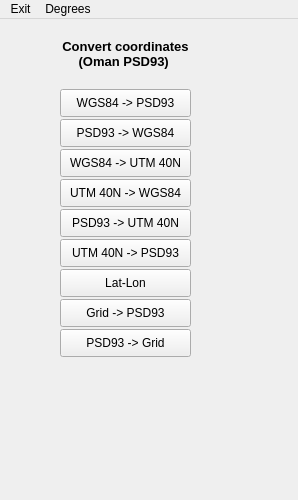
<?xml version="1.0" encoding="UTF-8"?>
<ui version="4.0">
 <class>MainWindow</class>
 <widget class="QMainWindow" name="MainWindow">
  <property name="geometry">
   <rect>
    <x>0</x>
    <y>0</y>
    <width>298</width>
    <height>500</height>
   </rect>
  </property>
  <property name="windowTitle">
   <string>Convert coordinates</string>
  </property>
  <widget class="QWidget" name="centralwidget">
   <property name="enabled">
    <bool>true</bool>
   </property>
   <widget class="QPushButton" name="pb3_wgs84_utm40">
    <property name="geometry">
     <rect>
      <x>60</x>
      <y>130</y>
      <width>131</width>
      <height>28</height>
     </rect>
    </property>
    <property name="text">
     <string>WGS84 -&gt; UTM 40N</string>
    </property>
   </widget>
   <widget class="QPushButton" name="pb2_psd93_wgs84">
    <property name="geometry">
     <rect>
      <x>60</x>
      <y>100</y>
      <width>131</width>
      <height>28</height>
     </rect>
    </property>
    <property name="text">
     <string>PSD93 -&gt; WGS84</string>
    </property>
   </widget>
   <widget class="QPushButton" name="pb5_psd93_utm40">
    <property name="geometry">
     <rect>
      <x>60</x>
      <y>190</y>
      <width>131</width>
      <height>28</height>
     </rect>
    </property>
    <property name="text">
     <string>PSD93 -&gt; UTM 40N</string>
    </property>
   </widget>
   <widget class="QPushButton" name="pb4_utm40_wgs84">
    <property name="geometry">
     <rect>
      <x>60</x>
      <y>160</y>
      <width>131</width>
      <height>28</height>
     </rect>
    </property>
    <property name="text">
     <string>UTM 40N -&gt; WGS84</string>
    </property>
   </widget>
   <widget class="QPushButton" name="pb8_grid_psd93">
    <property name="geometry">
     <rect>
      <x>60</x>
      <y>280</y>
      <width>131</width>
      <height>28</height>
     </rect>
    </property>
    <property name="text">
     <string>Grid -&gt; PSD93</string>
    </property>
   </widget>
   <widget class="QPushButton" name="pb6_utm40_psd93">
    <property name="geometry">
     <rect>
      <x>60</x>
      <y>220</y>
      <width>131</width>
      <height>28</height>
     </rect>
    </property>
    <property name="text">
     <string>UTM 40N -&gt; PSD93</string>
    </property>
   </widget>
   <widget class="QPushButton" name="pb9_psd93_grid">
    <property name="geometry">
     <rect>
      <x>60</x>
      <y>310</y>
      <width>131</width>
      <height>28</height>
     </rect>
    </property>
    <property name="text">
     <string>PSD93 -&gt; Grid</string>
    </property>
   </widget>
   <widget class="QPushButton" name="pb1_wgs84_psd93">
    <property name="geometry">
     <rect>
      <x>60</x>
      <y>70</y>
      <width>131</width>
      <height>28</height>
     </rect>
    </property>
    <property name="text">
     <string>WGS84 -&gt; PSD93</string>
    </property>
    <property name="default">
     <bool>false</bool>
    </property>
    <property name="flat">
     <bool>false</bool>
    </property>
   </widget>
   <widget class="QPushButton" name="pb7_lon_lat">
    <property name="geometry">
     <rect>
      <x>60</x>
      <y>250</y>
      <width>131</width>
      <height>28</height>
     </rect>
    </property>
    <property name="text">
     <string>Lat-Lon</string>
    </property>
   </widget>
   <widget class="QLabel" name="label">
    <property name="enabled">
     <bool>true</bool>
    </property>
    <property name="geometry">
     <rect>
      <x>20</x>
      <y>10</y>
      <width>211</width>
      <height>51</height>
     </rect>
    </property>
    <property name="font">
     <font>
      <pointsize>10</pointsize>
      <weight>75</weight>
      <bold>true</bold>
      <kerning>false</kerning>
     </font>
    </property>
    <property name="mouseTracking">
     <bool>true</bool>
    </property>
    <property name="lineWidth">
     <number>1</number>
    </property>
    <property name="text">
     <string>&lt;html&gt;&lt;head/&gt;&lt;body&gt;&lt;p align=&quot;center&quot;&gt;&lt;span style=&quot; font-size:10pt;&quot;&gt;Convert coordinates&lt;br&gt;(Oman PSD93)&lt;/span&gt;&lt;/body&gt;&lt;/head&gt;&lt;/html&gt;
</string>
    </property>
    <property name="textFormat">
     <enum>Qt::AutoText</enum>
    </property>
   </widget>
  </widget>
  <widget class="QMenuBar" name="menuBar">
   <property name="geometry">
    <rect>
     <x>0</x>
     <y>0</y>
     <width>298</width>
     <height>26</height>
    </rect>
   </property>
   <widget class="QMenu" name="menuExit">
    <property name="tearOffEnabled">
     <bool>false</bool>
    </property>
    <property name="title">
     <string>Exit</string>
    </property>
    <addaction name="actionQuit"/>
   </widget>
   <widget class="QMenu" name="menuFormat">
    <property name="title">
     <string>Degrees</string>
    </property>
    <addaction name="actionDegrees"/>
    <addaction name="actionDMS"/>
   </widget>
   <addaction name="menuExit"/>
   <addaction name="menuFormat"/>
  </widget>
  <action name="actionQuit">
   <property name="text">
    <string>Quit</string>
   </property>
  </action>
  <action name="actionDegrees">
   <property name="checkable">
    <bool>true</bool>
   </property>
   <property name="checked">
    <bool>true</bool>
   </property>
   <property name="text">
    <string>Degrees</string>
   </property>
  </action>
  <action name="actionDMS">
   <property name="checkable">
    <bool>true</bool>
   </property>
   <property name="text">
    <string>DMS</string>
   </property>
  </action>
 </widget>
 <tabstops>
  <tabstop>pb1_wgs84_psd93</tabstop>
  <tabstop>pb2_psd93_wgs84</tabstop>
  <tabstop>pb3_wgs84_utm40</tabstop>
  <tabstop>pb4_utm40_wgs84</tabstop>
  <tabstop>pb5_psd93_utm40</tabstop>
  <tabstop>pb6_utm40_psd93</tabstop>
  <tabstop>pb7_lon_lat</tabstop>
  <tabstop>pb8_grid_psd93</tabstop>
  <tabstop>pb9_psd93_grid</tabstop>
 </tabstops>
 <resources/>
 <connections/>
</ui>
